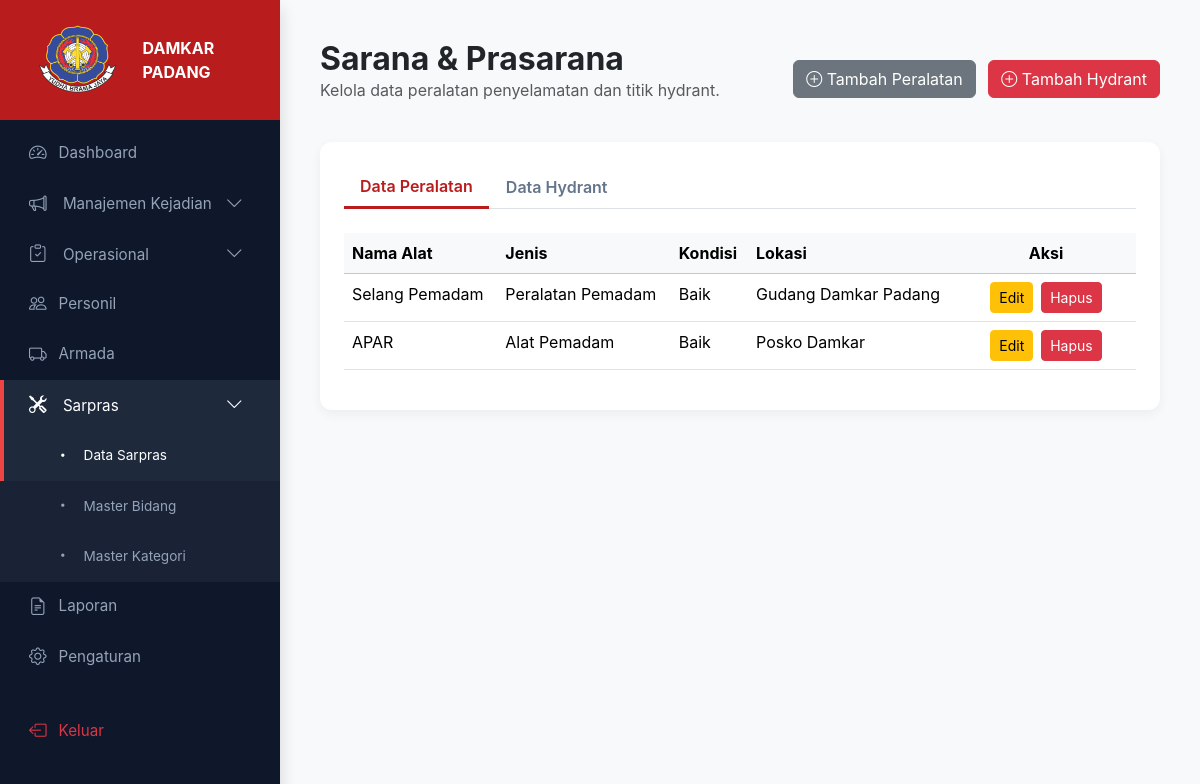
The page /pages/sarpras.php on the database its author committed.
### tables this page shows
CREATE TABLE `sarpras` (
  `id_sarpras` int NOT NULL,
  `nama_alat` varchar(100) NOT NULL,
  `jenis` varchar(100) NOT NULL,
  `kondisi` varchar(50) NOT NULL,
  `lokasi` varchar(100) NOT NULL
);

### pages/sarpras.php (the view, shortened to what this page needs)
<?php
include '../config/koneksi.php';
?>
<!DOCTYPE html>
<html lang="id">
<head>
  <link href="https://cdn.jsdelivr.net/npm/bootstrap@5.3.3/dist/css/bootstrap.min.css" rel="stylesheet">
    <link rel="stylesheet" href="https://cdn.jsdelivr.net/npm/bootstrap-icons@1.11.3/font/bootstrap-icons.min.css">
    <link rel="stylesheet" href="../assets/css/style.css">
</head>
<body>
<div id="sidebar" class="shadow">
    <div class="sidebar-header">
       <img src="/MAGANG/Magang_Damkar/assets/img/logo_damkar.png" alt="Logo" width="140" height="80">
        <span class="fw-bold ms-2">DAMKAR PADANG</span>
    </div>
    <div class="sidebar-content">
        <div class="nav flex-column mt-2">
            <a href="../../index.php"><i class="bi bi-speedometer2"></i> Dashboard</a>
            <a href="#menuManajemenKejadian" data-bs-toggle="collapse" class="d-flex justify-content-between align-items-center">
                <span><i class="bi bi-megaphone"></i> Manajemen Kejadian</span>
                <i class="bi bi-chevron-down small"></i>
            </a>
            <a href="#menuOperasional" data-bs-toggle="collapse" class="d-flex justify-content-between align-items-center">
                <span><i class="bi bi-clipboard-check"></i> Operasional</span>
                <i class="bi bi-chevron-down small"></i>
            </a>
            <a href="personil.php"><i class="bi bi-people"></i> Personil</a>
            <a href="armada.php"><i class="bi bi-truck"></i> Armada</a>
            <a href="#menuSarpras" data-bs-toggle="collapse" class="d-flex justify-content-between align-items-center active">
                <span><i class="bi bi-tools"></i> Sarpras</span>
                <i class="bi bi-chevron-down small"></i>
            </a>
            <div class="collapse show sub-menu" id="menuSarpras">
                <a href="sarpras.php" class="active"><i class="bi bi-dot"></i> Data Sarpras</a>
                <a href="master_bidang.php"><i class="bi bi-dot"></i> Master Bidang</a>
                <a href="master_kategori.php"><i class="bi bi-dot"></i> Master Kategori</a>
            </div>
            <a href="laporan.php"><i class="bi bi-file-earmark-text"></i> Laporan</a>
            <a href="pengaturan.php"><i class="bi bi-gear"></i> Pengaturan</a>
            <a href="../logout.php" class="mt-4 text-danger"><i class="bi bi-box-arrow-left"></i> Keluar</a>
        </div>
    </div>
</div>
<div id="main-content">
    <div class="d-flex justify-content-between align-items-center mb-4">
    <div>
        <h2 class="fw-bold m-0">Sarana & Prasarana</h2>
        <p class="text-muted">
            Kelola data peralatan penyelamatan dan titik hydrant.
        </p>
    </div>
    <div>
    <a href="tambah_data_sarpras.php" class="btn btn-secondary me-2">
        <i class="bi bi-plus-circle"></i> Tambah Peralatan
    </a>
    <a href="tambah_hydrant.php" class="btn btn-danger">
        <i class="bi bi-plus-circle"></i> Tambah Hydrant
    </a>
</div>
</div>
    <div class="card card-custom bg-white p-4">
        <ul class="nav nav-tabs mb-4" id="sarprasTab" role="tablist">
            <li class="nav-item">
                <button class="nav-link active" id="peralatan-tab" data-bs-toggle="tab" data-bs-target="#peralatan" type="button">Data Peralatan</button>
            </li>
            <li class="nav-item">
                <button class="nav-link" id="hydrant-tab" data-bs-toggle="tab" data-bs-target="#hydrant" type="button">Data Hydrant</button>
            </li>
        </ul>
        <div class="tab-content" id="sarprasTabContent">
            <div class="tab-pane fade show active" id="peralatan" role="tabpanel">
                <div class="table-responsive">
                    <table class="table table-hover">
                        <thead class="table-light">
    <tr>
        <th>Nama Alat</th>
        <th>Jenis</th>
        <th>Kondisi</th>
        <th>Lokasi</th>
        <th style="width:180px; text-align:center;">
            Aksi
        </th>
    </tr>
</thead>
                       <tbody>
<?php
$query = mysqli_query($conn, "SELECT * FROM sarpras");
if (mysqli_num_rows($query) > 0) {
    while ($data = mysqli_fetch_assoc($query)) {
?><tr>
    <td><?= $data['nama_alat']; ?></td>
    <td><?= $data['jenis']; ?></td>
    <td><?= $data['kondisi']; ?></td>
    <td><?= $data['lokasi']; ?></td>
    <td class="text-center align-middle">
    <div class="d-flex justify-content-center gap-2">
        <a href="edit_sarpras.php?id=<?= $data['id_sarpras']; ?>"
           class="btn btn-warning btn-sm">
           Edit
        </a>
        <a href="hapus_sarpras.php?id=<?= $data['id_sarpras']; ?>"
           class="btn btn-danger btn-sm"
           onclick="return confirm('Yakin ingin menghapus data ini?')">
           Hapus
        </a>
    </div>
</td>
</tr>
<?php
    }
} ?>
</tbody>
                    </table>
                </div>
            </div>
        </div>
    </div>
</div>
</body>
</html>

### assets/css/style.css (style rules this page uses)
:root { --fire-red: #b91c1c; --fire-orange: #ea580c; --dark-sidebar: #0f172a; --sidebar-text: #94a3b8; --bg-light: #f1f5f9; --purple-primary: #3f37c9; --white: #ffffff; --text-dark: #1e293b; --text-muted: #64748b; }
* { font-family: "Inter", sans-serif; }
body { background-color: var(--bg-light); margin: 0; display: flex; min-height: 100vh; }
#sidebar { width: 280px; height: 100vh; position: fixed; left: 0; top: 0; background-color: var(--dark-sidebar); display: flex; flex-direction: column; z-index: 1000; }
#main-content { margin-left: 280px; padding: 35px; width: calc(100% - 280px); transition: all 0.3s; }
.sidebar-header { padding: 25px; background-color: var(--fire-red); color: var(--white); display: flex; align-items: center; }
.sidebar-content { flex-grow: 1; overflow-y: auto; }
#sidebar a { color: var(--sidebar-text); text-decoration: none; padding: 12px 25px; display: flex; align-items: center; font-size: 0.9rem; border-left: 4px solid transparent; transition: 0.3s; }
#sidebar a:hover, #sidebar a.active { background-color: #1e293b; color: var(--white); border-left: 4px solid var(--fire-orange); }
.sub-menu { background-color: #161e2e; }
.sub-menu a { padding-left: 60px !important; font-size: 0.85rem !important; }
.card-custom { background: var(--white); border: none; border-radius: 12px; box-shadow: 0 4px 6px -1px rgba(0, 0, 0, 0.1); }

### pages/sarpras.php (style rules this page uses)
:root { --fire-red: #b91c1c; --dark-sidebar: #0f172a; --sidebar-text: #94a3b8; }
body { background-color: #f8f9fa; margin: 0; padding: 0; display: flex; }
#sidebar { width: 280px; height: 100vh; position: fixed; left: 0; top: 0; background-color: var(--dark-sidebar); display: flex; flex-direction: column; z-index: 1000; }
.sidebar-header { padding: 20px; background-color: var(--fire-red); color: white; display: flex; align-items: center; flex-shrink: 0; }
.sidebar-content { flex-grow: 1; overflow-y: auto; overflow-x: hidden; }
#sidebar a { color: var(--sidebar-text); text-decoration: none; padding: 12px 25px; display: flex; align-items: center; font-size: 0.95rem; border-left: 4px solid transparent; transition: 0.2s; }
#sidebar a i { margin-right: 12px; font-size: 1.1rem; }
#sidebar a:hover, #sidebar a.active { background-color: #1e293b; color: white; border-left: 4px solid #ef4444; }
.sub-menu { background-color: #1a2236; }
.sub-menu a { padding-left: 50px !important; font-size: 0.85rem !important; }
#main-content { margin-left: 280px; padding: 40px; width: calc(100% - 280px); min-height: 100vh; }
.card-custom { border: none; border-radius: 12px; box-shadow: 0 4px 12px rgba(0,0,0,0.05); }
.nav-tabs .nav-link { color: #64748b; font-weight: 600; }
.nav-tabs .nav-link.active { color: var(--fire-red); border-bottom: 3px solid var(--fire-red); border-top: none; border-left: none; border-right: none; }

### rows shown on the page
sarpras: nama_alat "Selang Pemadam", jenis "Peralatan Pemadam", kondisi "Baik", lokasi "Gudang Damkar Padang"
sarpras: nama_alat "APAR", jenis "Alat Pemadam", kondisi "Baik", lokasi "Posko Damkar"
